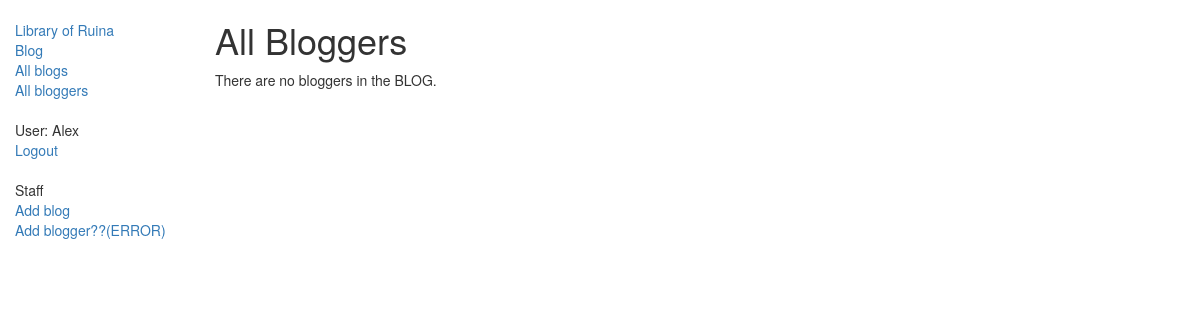
/blog/bloggers (signed in), run on an earlier commit of the app's database.
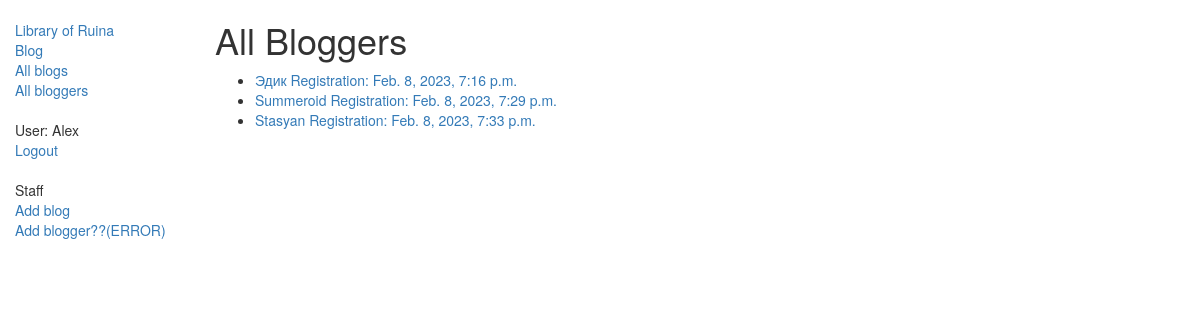
And on a later commit of the database.
### blog/models.py (models this page shows, shortened)
class Blogger(models.Model):
    name = models.CharField(max_length=100, help_text="Enter a name blogger")
    description = models.TextField(max_length=2000, help_text="Enter a description of blogger")
    create_date = models.DateTimeField(default=actual_date, blank=True, null=True)
    class Meta:
        ordering = ["create_date"]
        permissions = (("can_add_blog", "Blogs moder"),)
    def get_absolute_url(self):
        return reverse("blogger-detail", args=[str(self.id)])

### blog/views.py (the view)
class BloggerListViews(LoginRequiredMixin, BaseExceptions, generic.ListView):
    model = Blogger
    template_name = "blog/blogger_list.html"
    context_object_name = "bloggers_list"
    paginate_by = 5

### integration/exception.py (called while the page is built)
    def dispatch(self, request, *arg, **kwargs):
        try:
            response = super().dispatch(request, *arg, **kwargs)
        except Exception as e:
            logger.error(f"Generic global Except, Exception message: {str(e)}")
            return self.response({"error_message": e.message}, status=400)
        if isinstance(response, (dict, list)):
            return self._response(response)
        else:
            return response

### blog/templates/blog/blogger_list.html
{% extends "base_blog_template.html" %}
{% block content %}
    <h1>All Bloggers</h1>
    {% if bloggers_list %}
    <ul>
      {% for blogger in bloggers_list %}
      <li>
        <a href="{{ blogger.get_absolute_url }}">{{ blogger.name }} Registration: {{ blogger.create_date }}</a>
      </li>
      {% endfor %}
    </ul>
    {% else %}
      <p>There are no bloggers in the BLOG.</p>
    {% endif %}
{% endblock %}

What changed in the data, as far as the page shows it:
added Blogger: name "Эдик", create_date "Feb. 8, 2023, 7:16 p.m."
added Blogger: name "Summeroid", create_date "Feb. 8, 2023, 7:29 p.m."
added Blogger: name "Stasyan", create_date "Feb. 8, 2023, 7:33 p.m."
Also different on the page:
text no longer shown: "There are no bloggers in the BLOG."
